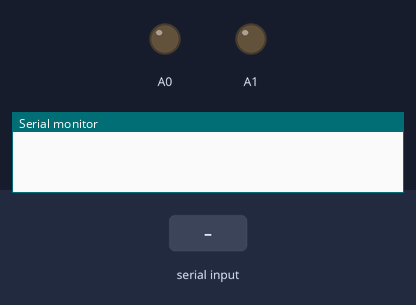
Simulated run of this sketch. Board: Arduino Uno, built with avr-gcc and run on an emulated ATmega328P. Parts: output pins drawn as LEDs (lit = HIGH), the last lines printed to the serial monitor. Inputs (shaded band) come from the test bench.

Above: at 1.2 s.
1.3 s: "1" received over Serial
At 1.8 s:
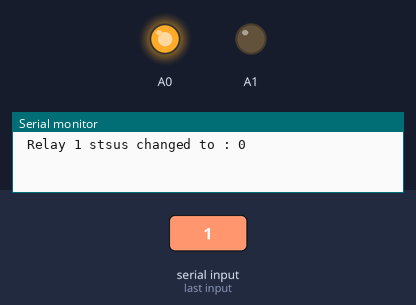
2.8 s: "2" received over Serial
At 4.0 s:
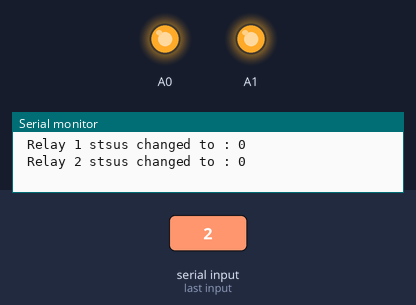
4.3 s: "1" received over Serial
At 5.4 s:
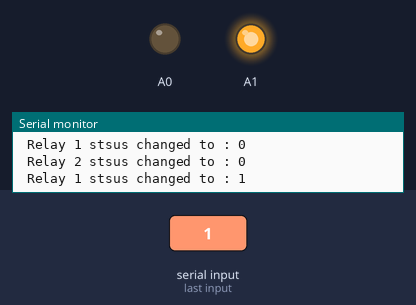
Timing chart, 0 to 7.3 s (numbered marks = the images above; inputs shaded):
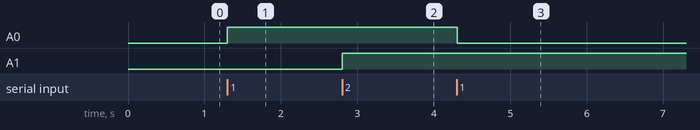

The sketch:

Serial_and_Relay.ino
```cpp
boolean state1 = 1, state2 = 1;
char in;
// Rj Avro
void setup() {
  // put your setup code here, to run once:

  pinMode(A0, OUTPUT);
  pinMode(A1, OUTPUT);

  Serial.begin(9600);
}

void loop() {
  // put your main code here, to run repeatedly:
  if(Serial.available()){
    in = Serial.read();

    if(in == '1'){
      digitalWrite(A0, state1);
      Serial.print(" Relay 1 stsus changed to : ");
      state1 = !state1;
      Serial.println(state1);
    }
      if(in == '2'){
      digitalWrite(A1, state2);
      Serial.print(" Relay 2 stsus changed to : ");
      state2 = !state2;
      Serial.println(state2);
    }
  }

  delay(20);

}
```

Measured:
- after the input at 1.3 s, A0: LOW → HIGH at once
- after the input at 2.8 s, A1: LOW → HIGH at once
- after the input at 4.3 s, A0: HIGH → LOW at once
